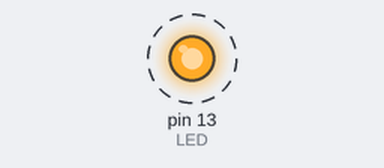
This sketch was run on a simulated Arduino Uno, built with avr-gcc and run on an emulated ATmega328P. Parts: output pins drawn as LEDs (lit = HIGH). Dashed ring = blinking.

Above: at 0.5 s.
Timing chart, 0 to 4.6 s (numbered marks = the images above):
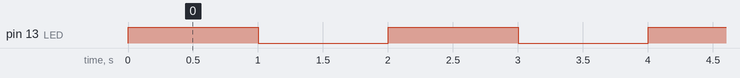

Measured:
- by itself, pin 13 (LED): alternates HIGH for 1.0 s and LOW for 1.0 s

The sketch:

preprocessor2a.ino
```cpp
/*
  Der leichte Einstieg in Arduino & Co.
  mehrere Dateien

  Version 1.00, 16.05.2020
  Der Hobbyelektroniker
  https://community.hobbyelektroniker.ch
  https://www.youtube.com/c/HobbyelektronikerCh
  Der Code kann mit Quellenangabe frei verwendet werden.
*/

#define LED 13

#include "test1.h"

void setup() {
  pinMode(LED, OUTPUT);
}

void loop() {
  blink();
}
```

test1.h
```cpp
const int zeit = 1000;

void blink() {
  digitalWrite(LED, HIGH);
  delay(zeit);
  digitalWrite(LED, LOW);
  delay(zeit);
}
```
